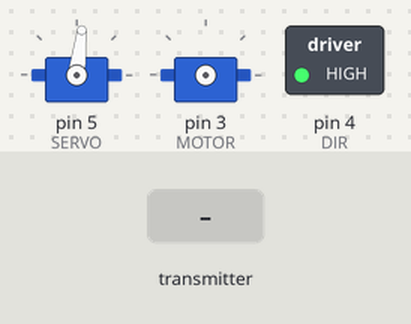
Bench run of a sketch on a simulated Arduino Uno, built with avr-gcc and run on an emulated ATmega328P. Parts: 2 × servo, switched loads named in the sketch (green lamp = pin HIGH). Wiring (inferred from the names in the program): servo: signal pin 3. Inputs (shaded band) come from the test bench. No radio packets arrive unless stated; servo pulses on a pin are drawn as a servo (544–2400 µs = 0–180°); pins used as bus, display or sensor lines are not drawn.

Above: at 1.2 s.
1.3 s: the transmitter starts sending data.0 = 0
2.8 s: the transmitter starts sending data.2 = 64
4.3 s: the transmitter starts sending data.2 = 128
5.8 s: the transmitter starts sending data.1 = 64
7.3 s: the transmitter starts sending data.1 = 128
8.8 s: the transmitter starts sending data.1 = 255
Timing chart, 0 to 11.3 s (numbered marks = the images above; inputs shaded):
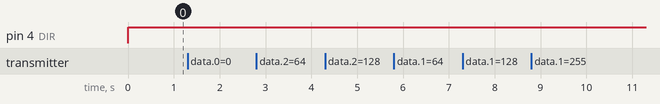

The sketch:

car.ino
```cpp
#include <SPI.h>
#include <nRF24L01.h>
#include <RF24.h>
#include <Servo.h>

#define CE 7
#define CSN 8

#define MOTOR 3
#define DIR 4
#define SERVO 5

//#define DEBUG

Servo servo;
RF24 radio(CE, CSN); // CE, CSN

const byte address[6] = "CRACK";

void setup() {
    #ifdef DEBUG
    Serial.begin(9600);
    #endif
    pinMode(MOTOR, OUTPUT);
    pinMode(DIR, OUTPUT);
    servo.attach(SERVO, 500, 2500);
    while(!radio.begin()) {
        #ifdef DEBUG
        Serial.println("radio is not working");
        #endif
    }
    radio.openReadingPipe(0, address);
    radio.startListening();
}

void loop() {
    if (!radio.available()) {
        #ifdef DEBUG
        Serial.println("Hey we got nothing");
        #endif
        digitalWrite(DIR, 1);
        analogWrite(MOTOR, 0);
        servo.write(83);
        return;
    }
    byte data[3] = "";
    radio.read(&data, sizeof(data));
    byte dir = data[0];
    byte speed = data[1];
    byte turn = data[2];
    digitalWrite(DIR, dir);
    analogWrite(MOTOR, speed);
    servo.write(turn);
    #ifdef DEBUG
    Serial.println("we got data");
    Serial.print("speed:");
    Serial.println(speed);
    Serial.print("dir:");
    Serial.println(dir);
    Serial.print("turn:");
    Serial.println(turn);
    #endif
}
```

Measured:
- after the input at 8.8 s, servo on pin 5 (SERVO): stays 83° (without the input it goes to 128° after 2.5 s)
